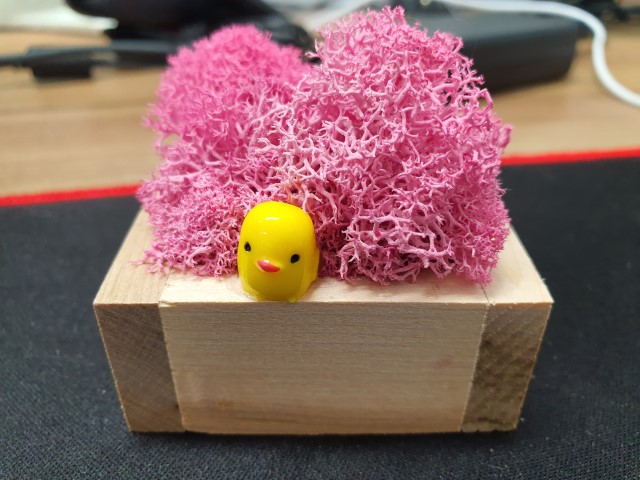
#> input picture 7_3_Object_Tracking.jpg, 640 x 480 px
$ python ObjectTracking.py
#> lines starting #> are read from the running program, lines starting #| are printed output that depends on the picture; after the words box and inside, x2 and y2 are one past the last pixel; in counts of white or black regions, pixels touching at a corner belong together
import cv2
import numpy as np

fname = "7_3_Object_Tracking.jpg"

frame = cv2.imread(fname)
#> frame is the input picture: shape (480, 640, 3); mean B, G, R 96.2, 99.4, 133.9
cv2.imshow("JetsonNano_OT_Original", frame)

hsv = cv2.cvtColor(frame, cv2.COLOR_BGR2HSV)
#> hsv: shape (480, 640, 3); mean H, S, V 85.6, 85.8, 137
cv2.imshow("JetsonNano_OT_HSV", hsv)

lower_red = np.array([120, 50, 0])
upper_red = np.array([255, 255, 255])
mask = cv2.inRange(hsv, lower_red, upper_red)
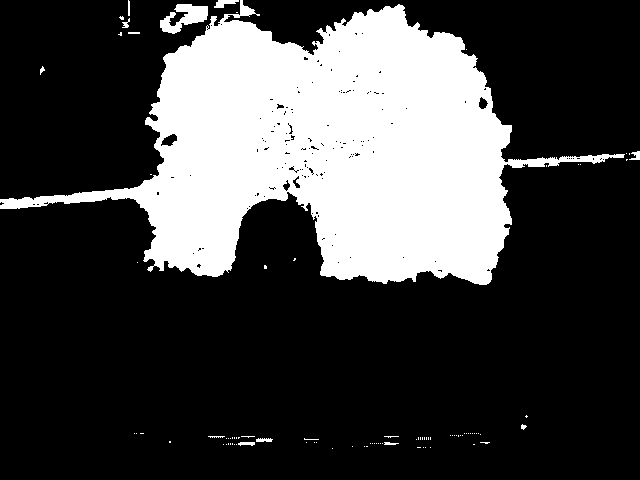
#> mask: shape (480, 640); 26.5% white; 93 white regions (80 under 20 px), largest, box (x1, y1, x2, y2) and area: (0, 0, 625, 285) 80011, (160, 4, 208, 34) 755, (214, 0, 239, 8) 117
cv2.imshow("JetsonNano_OT_Mask", mask)

res = cv2.bitwise_and(frame, frame, mask = mask)
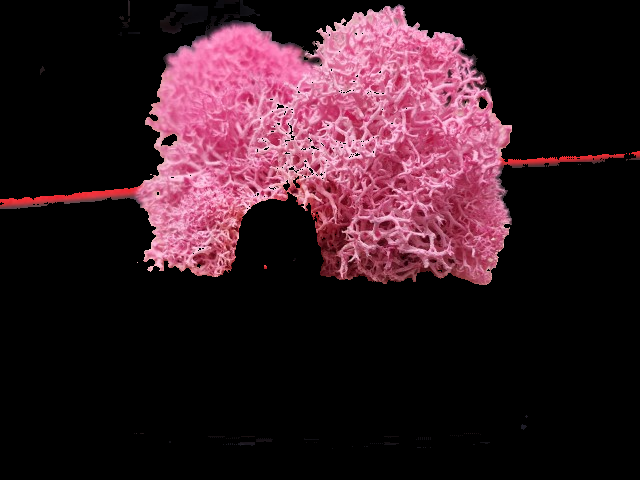
#> res: shape (480, 640, 3); mean B, G, R 35.9, 27, 53.1
cv2.imshow("JetsonNano_OT_Result", res)

cv2.waitKey(0)
cv2.destroyAllWindows()

$ run again, with 14_Histogram_A.jpg copied over 7_3_Object_Tracking.jpg
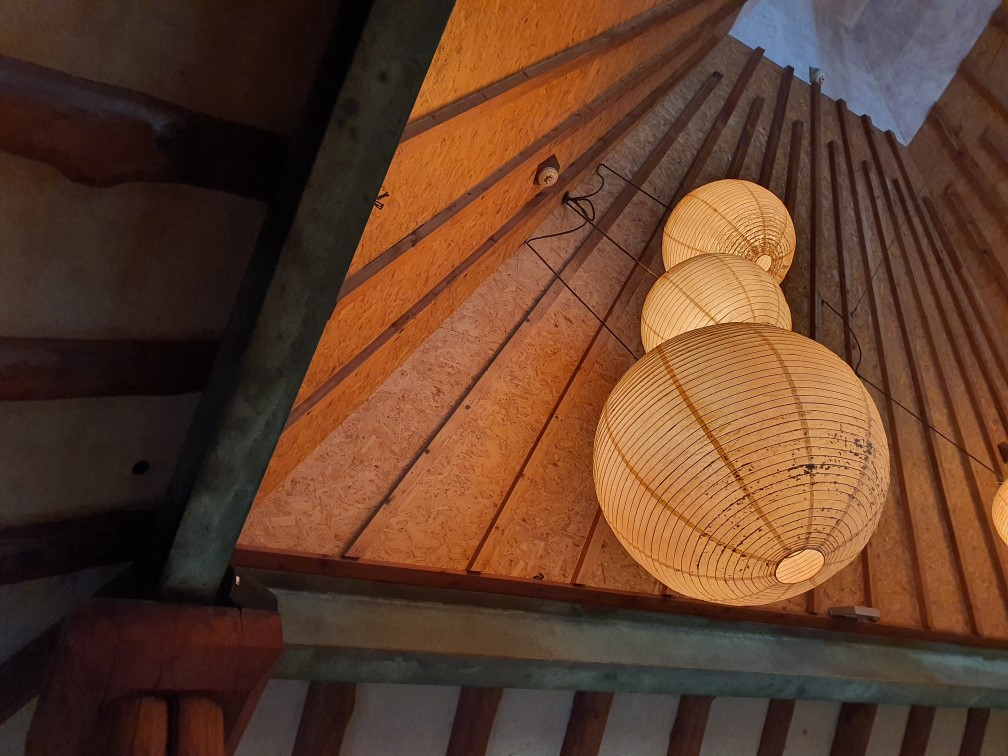
#> input picture 14_Histogram_A.jpg, 1008 x 756 px
#> frame is the input picture: shape (756, 1008, 3); mean B, G, R 42.6, 62, 95.6
#> hsv: shape (756, 1008, 3); mean H, S, V 28.8, 131.1, 96.6
#> `mask = cv2.inRange(hsv, lower_red, upper_red)`:
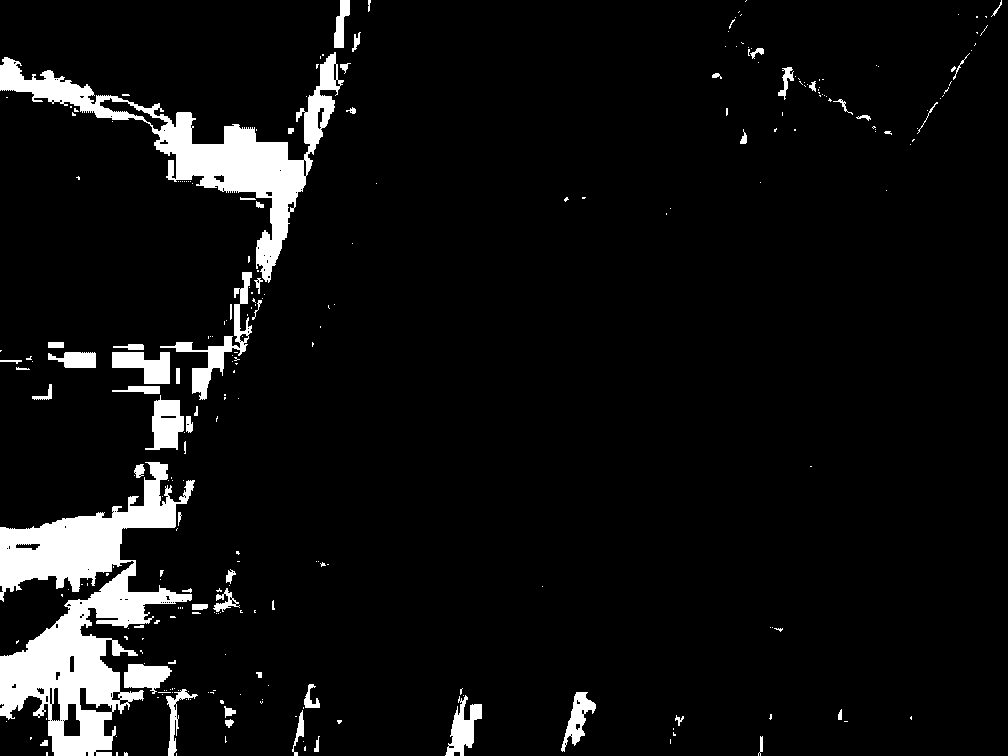
#> mask: shape (756, 1008); 6.5% white; 267 white regions (206 under 20 px), largest, box (x1, y1, x2, y2) and area: (0, 462, 195, 756) 22933, (0, 52, 344, 283) 13960, (160, 272, 252, 400) 1913
#> `res = cv2.bitwise_and(frame, frame, mask = mask)`:
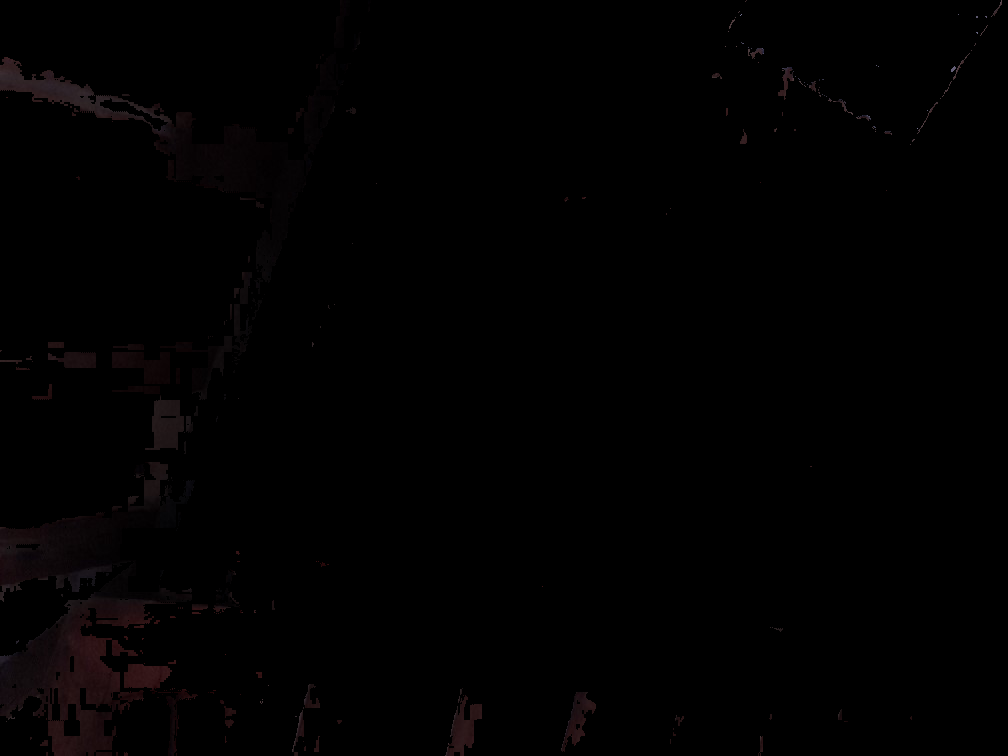
#> res: shape (756, 1008, 3); mean B, G, R 0.9, 0.8, 1.5

$ run again, with 14_Histogram_B.jpg copied over 7_3_Object_Tracking.jpg
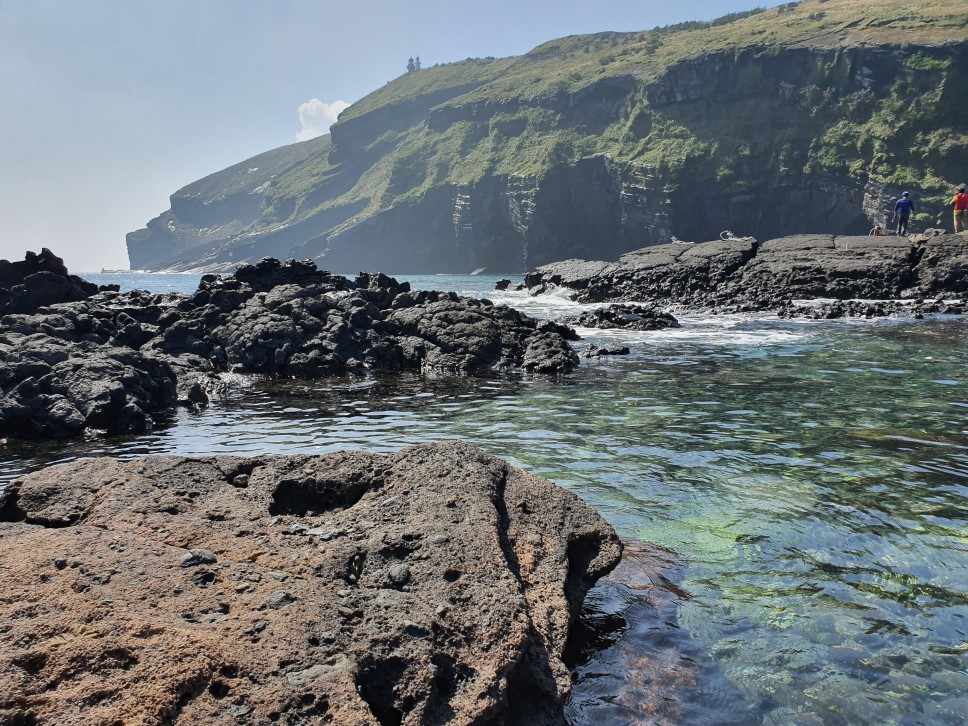
#> input picture 14_Histogram_B.jpg, 968 x 726 px
#> frame is the input picture: shape (726, 968, 3); mean B, G, R 116.7, 113.2, 106.7
#> hsv: shape (726, 968, 3); mean H, S, V 79.3, 52.2, 123.4
#> `mask = cv2.inRange(hsv, lower_red, upper_red)`:
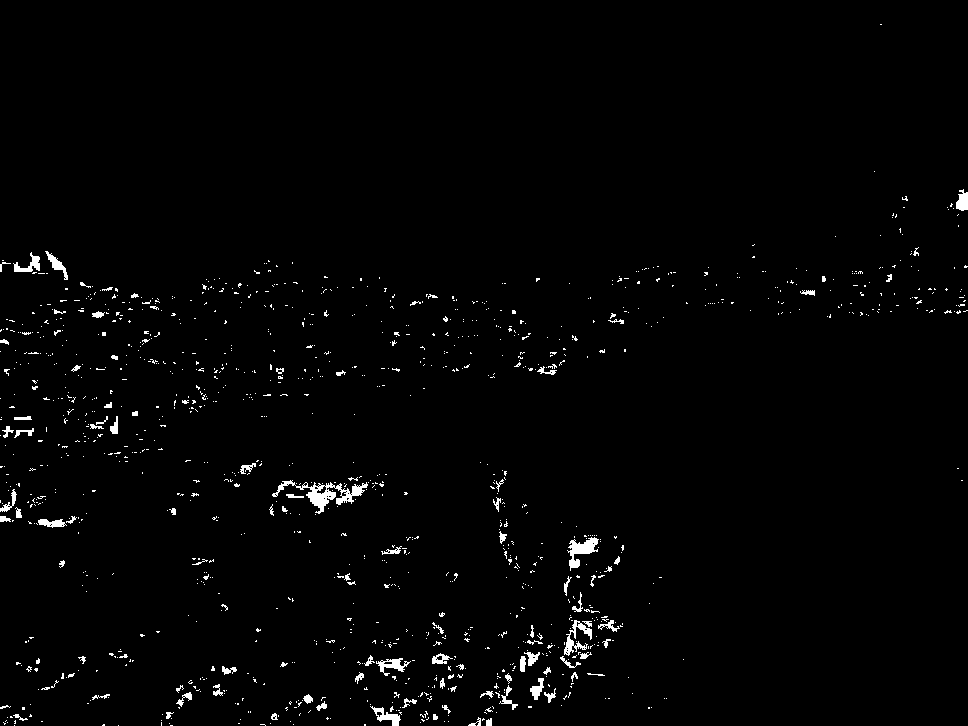
#> mask: shape (726, 968); 1.6% white; 1214 white regions (1111 under 20 px), largest, box (x1, y1, x2, y2) and area: (272, 480, 368, 514) 912, (567, 537, 599, 571) 451, (564, 620, 592, 656) 351
#> `res = cv2.bitwise_and(frame, frame, mask = mask)`:
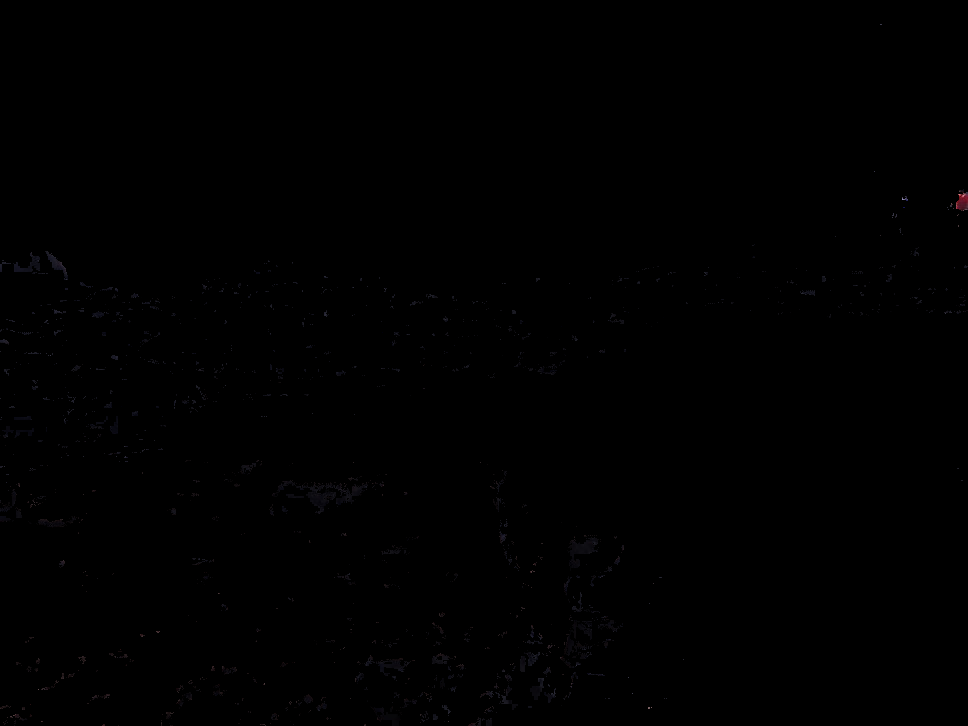
#> res: shape (726, 968, 3); mean B, G, R 0.3, 0.2, 0.3
